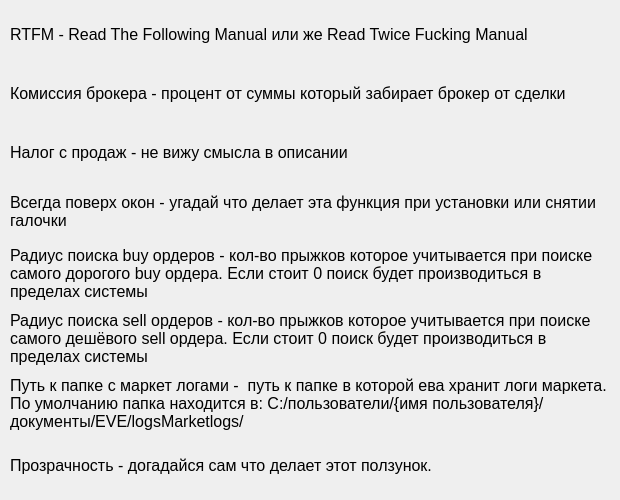
<?xml version="1.0" encoding="UTF-8"?>
<ui version="4.0">
 <class>Form</class>
 <widget class="QWidget" name="Form">
  <property name="geometry">
   <rect>
    <x>0</x>
    <y>0</y>
    <width>620</width>
    <height>500</height>
   </rect>
  </property>
  <property name="minimumSize">
   <size>
    <width>620</width>
    <height>500</height>
   </size>
  </property>
  <property name="maximumSize">
   <size>
    <width>620</width>
    <height>500</height>
   </size>
  </property>
  <property name="windowTitle">
   <string>Form</string>
  </property>
  <widget class="QFrame" name="frame">
   <property name="geometry">
    <rect>
     <x>0</x>
     <y>0</y>
     <width>620</width>
     <height>500</height>
    </rect>
   </property>
   <property name="minimumSize">
    <size>
     <width>620</width>
     <height>500</height>
    </size>
   </property>
   <property name="maximumSize">
    <size>
     <width>620</width>
     <height>500</height>
    </size>
   </property>
   <property name="frameShape">
    <enum>QFrame::NoFrame</enum>
   </property>
   <property name="frameShadow">
    <enum>QFrame::Raised</enum>
   </property>
   <layout class="QVBoxLayout" name="verticalLayout">
    <property name="spacing">
     <number>10</number>
    </property>
    <property name="leftMargin">
     <number>10</number>
    </property>
    <property name="topMargin">
     <number>10</number>
    </property>
    <property name="rightMargin">
     <number>10</number>
    </property>
    <property name="bottomMargin">
     <number>10</number>
    </property>
    <item>
     <widget class="QLabel" name="label">
      <property name="font">
       <font>
        <family>Arial</family>
        <pointsize>12</pointsize>
       </font>
      </property>
      <property name="text">
       <string>RTFM - Read The Following Manual или же Read Twice Fucking Manual</string>
      </property>
      <property name="wordWrap">
       <bool>true</bool>
      </property>
     </widget>
    </item>
    <item>
     <widget class="QLabel" name="label_2">
      <property name="font">
       <font>
        <family>Arial</family>
        <pointsize>12</pointsize>
       </font>
      </property>
      <property name="text">
       <string>Комиссия брокера - процент от суммы который забирает брокер от сделки</string>
      </property>
      <property name="wordWrap">
       <bool>true</bool>
      </property>
     </widget>
    </item>
    <item>
     <widget class="QLabel" name="label_3">
      <property name="font">
       <font>
        <family>Arial</family>
        <pointsize>12</pointsize>
       </font>
      </property>
      <property name="text">
       <string>Налог с продаж - не вижу смысла в описании</string>
      </property>
      <property name="wordWrap">
       <bool>true</bool>
      </property>
     </widget>
    </item>
    <item>
     <widget class="QLabel" name="label_4">
      <property name="font">
       <font>
        <family>Arial</family>
        <pointsize>12</pointsize>
       </font>
      </property>
      <property name="text">
       <string>Всегда поверх окон - угадай что делает эта функция при установки или снятии галочки</string>
      </property>
      <property name="wordWrap">
       <bool>true</bool>
      </property>
     </widget>
    </item>
    <item>
     <widget class="QLabel" name="label_5">
      <property name="font">
       <font>
        <family>Arial</family>
        <pointsize>12</pointsize>
        <stylestrategy>PreferDefault</stylestrategy>
       </font>
      </property>
      <property name="text">
       <string>Радиус поиска buy ордеров - кол-во прыжков которое учитывается при поиске самого дорогого buy ордера. Если стоит 0 поиск будет производиться в пределах системы</string>
      </property>
      <property name="textFormat">
       <enum>Qt::AutoText</enum>
      </property>
      <property name="wordWrap">
       <bool>true</bool>
      </property>
     </widget>
    </item>
    <item>
     <widget class="QLabel" name="label_6">
      <property name="font">
       <font>
        <family>Arial</family>
        <pointsize>12</pointsize>
        <stylestrategy>PreferDefault</stylestrategy>
       </font>
      </property>
      <property name="text">
       <string>Радиус поиска sell ордеров - кол-во прыжков которое учитывается при поиске самого дешёвого sell ордера. Если стоит 0 поиск будет производиться в пределах системы</string>
      </property>
      <property name="textFormat">
       <enum>Qt::AutoText</enum>
      </property>
      <property name="wordWrap">
       <bool>true</bool>
      </property>
     </widget>
    </item>
    <item>
     <widget class="QLabel" name="label_7">
      <property name="font">
       <font>
        <family>Arial</family>
        <pointsize>12</pointsize>
        <stylestrategy>PreferDefault</stylestrategy>
       </font>
      </property>
      <property name="text">
       <string>Путь к папке с маркет логами -  путь к папке в которой ева хранит логи маркета. По умолчанию папка находится в: C:/пользователи/{имя пользователя}/документы/EVE/logsMarketlogs/</string>
      </property>
      <property name="textFormat">
       <enum>Qt::AutoText</enum>
      </property>
      <property name="wordWrap">
       <bool>true</bool>
      </property>
     </widget>
    </item>
    <item>
     <widget class="QLabel" name="label_8">
      <property name="font">
       <font>
        <family>Arial</family>
        <pointsize>12</pointsize>
        <stylestrategy>PreferDefault</stylestrategy>
       </font>
      </property>
      <property name="text">
       <string>Прозрачность - догадайся сам что делает этот ползунок.</string>
      </property>
      <property name="textFormat">
       <enum>Qt::AutoText</enum>
      </property>
      <property name="wordWrap">
       <bool>true</bool>
      </property>
     </widget>
    </item>
   </layout>
  </widget>
 </widget>
 <resources/>
 <connections/>
</ui>
